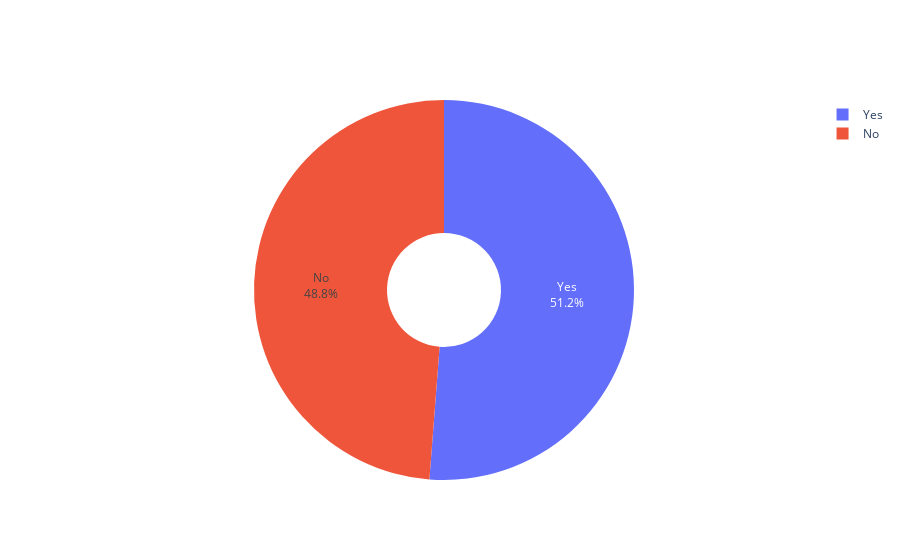

Notebook code for this chart:
### Code cell
import plotly.graph_objects as go

labels = df_resuts.index
values = df_resuts.values

trace = go.Pie(labels=labels, values=values, hole=0.3)

fig = go.Figure(trace)

fig.update_traces(textinfo='label+percent', hoverinfo='label+percent')

### Figure 1 — Plotly figure (JSON) as saved in the notebook; plotly's stock layout.template omitted (floating-point values rounded to 4 significant figures)
{"data": [{"hole": 0.3, "hoverinfo": "label+percent", "labels": ["Yes", "No"], "textinfo": "label+percent", "type": "pie", "values": [418, 398]}], "layout": {}}
